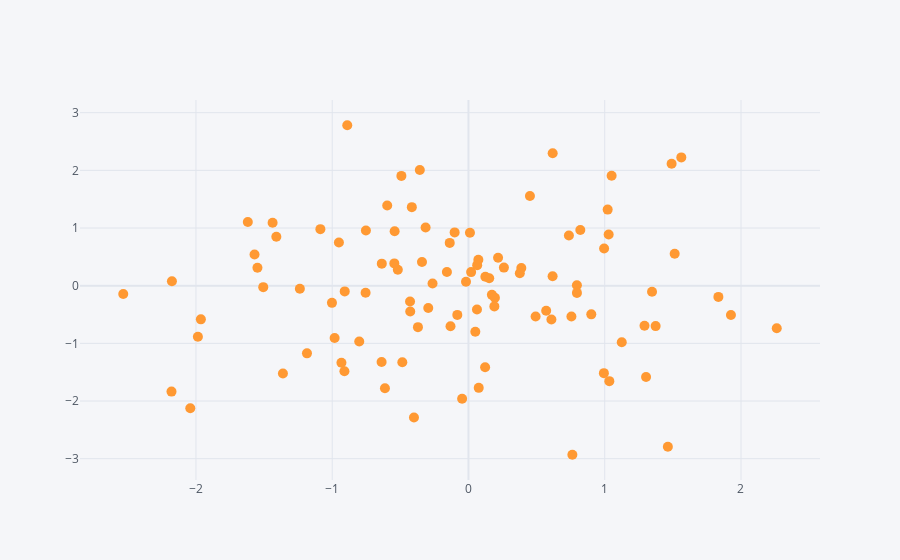

Notebook cell for this chart:
### Markdown cell above
---
## Scatter

### Code cell
df.iplot(kind = 'scatter', x = 'A', y = 'B', mode = 'markers', size = 10)
